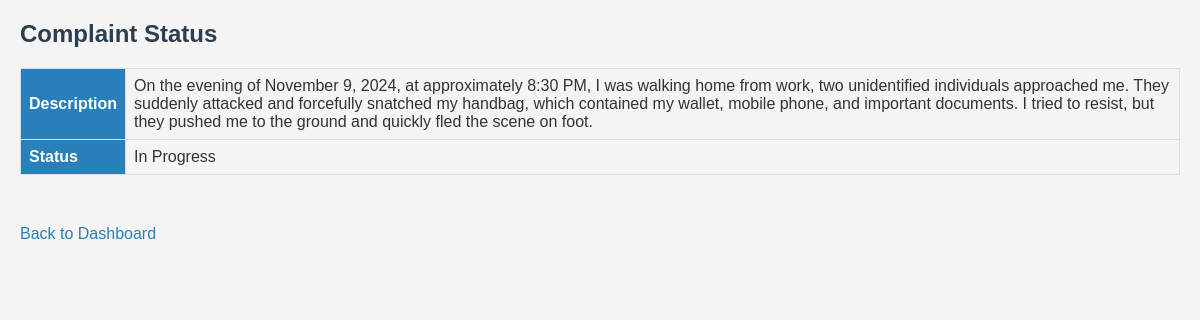
Screenshot of /complaint/status/1 (signed in) with the database file from the repository.
### tables this page shows
CREATE TABLE complaints (
            id INTEGER PRIMARY KEY,
            citizen_id INTEGER NOT NULL,
            description TEXT NOT NULL,
            status TEXT DEFAULT 'Pending',
            image TEXT,
            department TEXT NOT NULL,
            police_id INTEGER,  -- Add this line to store assigned police officer ID
            FOREIGN KEY (citizen_id) REFERENCES citizens(id),
            FOREIGN KEY (police_id) REFERENCES police(id)
        );

### app.py (the view)
@app.route('/complaint/status/<int:complaint_id>')
def complaint_status(complaint_id):
    if 'id' not in session:
        return redirect(url_for('citizen_login'))
    conn = get_db_connection()
    cursor = conn.cursor()
    cursor.execute('SELECT * FROM complaints WHERE id = ?', (complaint_id,))
    complaint = cursor.fetchone()
    conn.close()
    return render_template('status.html', complaint=complaint)

### app.py (called while the page is built)
def get_db_connection():
    conn = sqlite3.connect('database.db')
    conn.row_factory = sqlite3.Row
    return conn

### templates/status.html (shortened to what this page needs)
<!DOCTYPE html>
<html lang="en">
<head>
    <link rel="stylesheet" href="{{ url_for('static', filename='style.css') }}">
</head>
<body>
    <h2>Complaint Status</h2>
    <table>
        <tbody>
            <tr>
                <th>Description</th>
                <td>{{ complaint['description'] }}</td>
            </tr>
            <tr>
                <th>Status</th>
                <td>{{ complaint['status'] }}</td>
            </tr>
        </tbody>
    </table>
    <a href="/citizen/dashboard">Back to Dashboard</a>
</body>
</html>

### static/style.css (style rules this page uses)
* { box-sizing: border-box; margin: 0; padding: 0; font-family: Arial, sans-serif; }
body { background-color: #f4f4f4; color: #333; }
h2 { margin-bottom: 20px; }

### templates/status.html (style rules this page uses)
body { font-family: Arial, sans-serif; margin: 0; padding: 20px; background-color: #f4f4f4; }
h2 { color: #2c3e50; margin-bottom: 20px; }
table { width: 100%; border-collapse: collapse; margin-bottom: 30px; }
th, td { border: 1px solid #ddd; padding: 8px; text-align: left; }
th { background-color: #2980b9; color: white; }
a { display: inline-block; margin-top: 20px; text-decoration: none; color: #2980b9; }

### rows the page displays
complaints: description "On the evening of November 9, 2024, at approximately 8:30 PM, I was walking home from work, two unidentified individuals approached me. They suddenly attacked and forcefully snatched my handbag, which contained my wallet, mobile phone, and important documents. I tried to resist, but they pushed me to the ground and quickly fled the scene on foot.", status "In Progress"
